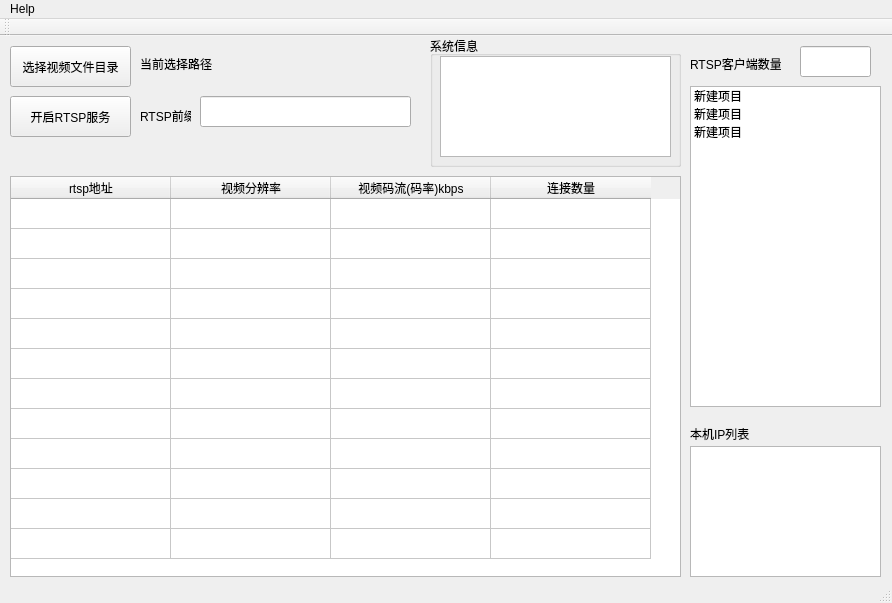
<?xml version="1.0" encoding="UTF-8"?>
<ui version="4.0">
 <class>MainWindow</class>
 <widget class="QMainWindow" name="MainWindow">
  <property name="geometry">
   <rect>
    <x>0</x>
    <y>0</y>
    <width>892</width>
    <height>603</height>
   </rect>
  </property>
  <property name="windowTitle">
   <string>MainWindow</string>
  </property>
  <widget class="QWidget" name="centralWidget">
   <widget class="QPushButton" name="btSelectPath">
    <property name="geometry">
     <rect>
      <x>10</x>
      <y>10</y>
      <width>121</width>
      <height>41</height>
     </rect>
    </property>
    <property name="text">
     <string>选择视频文件目录</string>
    </property>
   </widget>
   <widget class="QTableWidget" name="tableRTSPInfo">
    <property name="geometry">
     <rect>
      <x>10</x>
      <y>140</y>
      <width>671</width>
      <height>401</height>
     </rect>
    </property>
    <property name="contextMenuPolicy">
     <enum>Qt::CustomContextMenu</enum>
    </property>
    <property name="dragEnabled">
     <bool>false</bool>
    </property>
    <property name="alternatingRowColors">
     <bool>false</bool>
    </property>
    <property name="showGrid">
     <bool>true</bool>
    </property>
    <property name="wordWrap">
     <bool>true</bool>
    </property>
    <property name="rowCount">
     <number>12</number>
    </property>
    <property name="columnCount">
     <number>4</number>
    </property>
    <attribute name="horizontalHeaderDefaultSectionSize">
     <number>160</number>
    </attribute>
    <attribute name="verticalHeaderVisible">
     <bool>false</bool>
    </attribute>
    <row>
     <property name="text">
      <string>1路</string>
     </property>
    </row>
    <row>
     <property name="text">
      <string>2路</string>
     </property>
    </row>
    <row/>
    <row/>
    <row/>
    <row/>
    <row/>
    <row/>
    <row/>
    <row/>
    <row/>
    <row/>
    <column>
     <property name="text">
      <string>rtsp地址</string>
     </property>
    </column>
    <column>
     <property name="text">
      <string>视频分辨率</string>
     </property>
    </column>
    <column>
     <property name="text">
      <string>视频码流(码率)kbps</string>
     </property>
    </column>
    <column>
     <property name="text">
      <string>连接数量</string>
     </property>
    </column>
   </widget>
   <widget class="QGroupBox" name="groupBox">
    <property name="geometry">
     <rect>
      <x>430</x>
      <y>0</y>
      <width>251</width>
      <height>131</height>
     </rect>
    </property>
    <property name="title">
     <string>系统信息</string>
    </property>
    <widget class="QTextEdit" name="textEdit">
     <property name="geometry">
      <rect>
       <x>10</x>
       <y>20</y>
       <width>231</width>
       <height>101</height>
      </rect>
     </property>
    </widget>
   </widget>
   <widget class="QPushButton" name="btRTSPRun">
    <property name="geometry">
     <rect>
      <x>10</x>
      <y>60</y>
      <width>121</width>
      <height>41</height>
     </rect>
    </property>
    <property name="text">
     <string>开启RTSP服务</string>
    </property>
    <property name="checkable">
     <bool>true</bool>
    </property>
    <property name="checked">
     <bool>false</bool>
    </property>
   </widget>
   <widget class="QLabel" name="label">
    <property name="geometry">
     <rect>
      <x>140</x>
      <y>70</y>
      <width>51</width>
      <height>20</height>
     </rect>
    </property>
    <property name="text">
     <string>RTSP前缀</string>
    </property>
   </widget>
   <widget class="QLabel" name="labelMideaFilePath">
    <property name="geometry">
     <rect>
      <x>140</x>
      <y>20</y>
      <width>271</width>
      <height>16</height>
     </rect>
    </property>
    <property name="text">
     <string>当前选择路径</string>
    </property>
   </widget>
   <widget class="QListWidget" name="listClientInfo">
    <property name="geometry">
     <rect>
      <x>690</x>
      <y>50</y>
      <width>191</width>
      <height>321</height>
     </rect>
    </property>
    <item>
     <property name="text">
      <string>新建项目</string>
     </property>
    </item>
    <item>
     <property name="text">
      <string>新建项目</string>
     </property>
    </item>
    <item>
     <property name="text">
      <string>新建项目</string>
     </property>
    </item>
   </widget>
   <widget class="QLineEdit" name="textRtspPrefix">
    <property name="geometry">
     <rect>
      <x>200</x>
      <y>60</y>
      <width>211</width>
      <height>31</height>
     </rect>
    </property>
    <property name="readOnly">
     <bool>true</bool>
    </property>
   </widget>
   <widget class="QLabel" name="label_2">
    <property name="geometry">
     <rect>
      <x>690</x>
      <y>20</y>
      <width>91</width>
      <height>16</height>
     </rect>
    </property>
    <property name="text">
     <string>RTSP客户端数量</string>
    </property>
   </widget>
   <widget class="QLineEdit" name="lineClientSize">
    <property name="geometry">
     <rect>
      <x>800</x>
      <y>10</y>
      <width>71</width>
      <height>31</height>
     </rect>
    </property>
    <property name="readOnly">
     <bool>true</bool>
    </property>
   </widget>
   <widget class="QListWidget" name="listLocalIP">
    <property name="geometry">
     <rect>
      <x>690</x>
      <y>410</y>
      <width>191</width>
      <height>131</height>
     </rect>
    </property>
   </widget>
   <widget class="QLabel" name="label_3">
    <property name="geometry">
     <rect>
      <x>690</x>
      <y>390</y>
      <width>61</width>
      <height>16</height>
     </rect>
    </property>
    <property name="text">
     <string>本机IP列表</string>
    </property>
   </widget>
  </widget>
  <widget class="QMenuBar" name="menuBar">
   <property name="geometry">
    <rect>
     <x>0</x>
     <y>0</y>
     <width>892</width>
     <height>23</height>
    </rect>
   </property>
   <widget class="QMenu" name="menuHelp">
    <property name="title">
     <string>Help</string>
    </property>
    <addaction name="actionAlort"/>
   </widget>
   <addaction name="menuHelp"/>
  </widget>
  <widget class="QToolBar" name="mainToolBar">
   <attribute name="toolBarArea">
    <enum>TopToolBarArea</enum>
   </attribute>
   <attribute name="toolBarBreak">
    <bool>false</bool>
   </attribute>
  </widget>
  <widget class="QStatusBar" name="statusBar"/>
  <action name="actionAlort">
   <property name="text">
    <string>abort(?)</string>
   </property>
  </action>
 </widget>
 <layoutdefault spacing="6" margin="11"/>
 <resources/>
 <connections/>
</ui>
